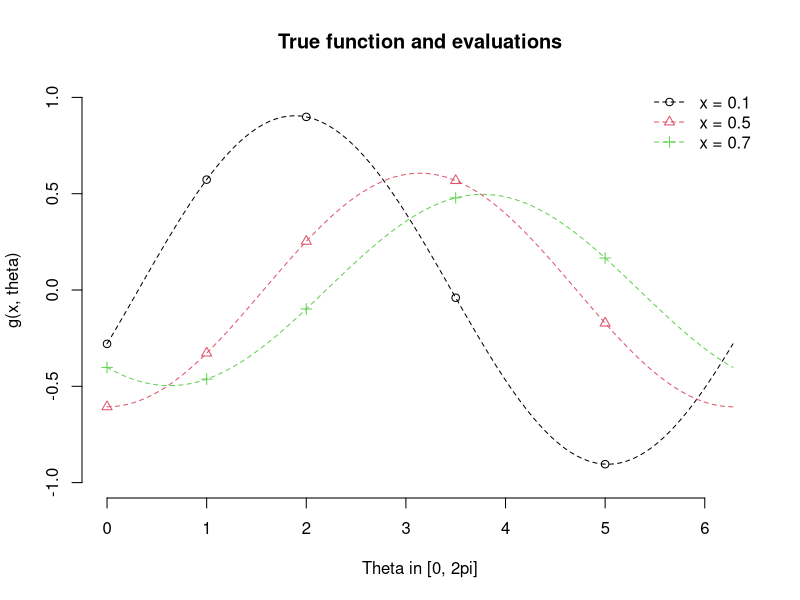

The R source for this figure: (Note: this script raises an error after producing the figure.)
#emulator example

g <- function(x, theta) {
  outer(x, theta, function(x, t) exp(-x) * sin(t - pi * x))
}
x <- c(0.1, 0.5, 0.7)
theta <- c(0, 1, 2, 3.5, 5) # uneven spacing more interesting
Y <- g(x, theta)

## little picture

matplot(theta, t(Y), xlim = c(0, 2 * pi), ylim = c(-1, 1),
        type = 'p', pch = 1:3, bty = 'n',
        xlab = "Theta in [0, 2pi]", ylab = "g(x, theta)",
        main = "True function and evaluations")
tfull <- seq(from = 0, to = 2*pi, len = 101)
matplot(tfull, t(g(x, tfull)), type = "l", lty = 2, add = TRUE)
legend('topright', legend = paste('x =', x),
       col = 1:3, lty = 2, pch = 1:3, bty = 'n')

## Set up the regressors and variance functions: polynomials for the
## runs regressors (should be Legendre polynomials really, shifted
## onto [0, 1]); Fourier terms for outputs regressors; power
## exponential for the runs variance function; circular correlation
## for the outputs variance matrix (note that pi cannot be too small
## or this variance is singular)

## put rownames in gr and on Gs, just for clarity

gr <- function(x) {
  robj <- cbind(1, 2*x - 1, x^2)
  rownames(robj) <- paste('x', seq(along = x), sep = '')
  robj
}

kappar <- function(x, xp = x, range = 0.5)
  exp(-abs(outer(x, xp, '-') / range)^(3/2))

Gs <- cbind(1, sin(theta), cos(theta), sin(2 * theta), cos(2 * theta))
rownames(Gs) <- paste('th', seq(along = theta), sep = '')

circular <- function(ang1, ang2 = ang1, range = pi / 1.1)
{
  smallestAngle <- function(a, b) {
    dd <- outer(a, b, '-')
    pmin(abs(dd), abs(2*pi + dd), abs(dd - 2*pi))
  }
  
  angles <- smallestAngle(ang1, ang2)
  ifelse(angles < range, 1 - angles / range, 0)
}

Ws <- circular(theta)

## Set up a minimal prior for the NIG (in general, thought is required
## here!)

local({
  vr <- length(gr(0))
  vs <- ncol(Gs)
  m <- rep(0, vr * vs)
  V <- diag(1^2, vr * vs)
  a <- 1
  d <- 1^2
  NIG <<- list(m = m, V = V, a = a, d = d)
})

## Now we're ready to initialise our OPE

myOPE <- initOPE(gr = gr, kappar = kappar, Gs = Gs, Ws = Ws, NIG = NIG)

xnew <- 0.4
pp0 <- predictOPE(myOPE, Rp = xnew) # prior prediction

## Adjust with the evaluations

myOPE <- adjustOPE(myOPE, R = x, Y = Y)

## Sanity check: predict the points we already have

pp1 <- predictOPE(myOPE, R = x)
stopifnot(
  all.equal.numeric(pp1$mu, Y, check.attributes = FALSE),
  all.equal.numeric(pp1$Sigma, array(0, dim(pp1$Sigma)))
) # phew!

## Make a prediction at some new x values, and add to the plot as
## error bars

pp2 <- predictOPE(myOPE, Rp = xnew)
pp2$mu <- c(pp2$mu) # reshape for convenience
dim(pp2$Sigma) <- rep(length(pp2$mu), 2) # 

mu <- pp2$mu
sig <- sqrt(diag(pp2$Sigma))
arrows(theta, mu + sig * qt(0.025, df = pp2$df),
       theta, mu + sig * qt(0.975, df = pp2$df),
       code = 3, angle = 90, length = 0.1, col = 'blue')
lines(tfull, g(xnew, tfull), col = 'blue')

## Add on some sampled values, interpolated using splines

rsam <- sampleOPE(myOPE, Rp = xnew, N = 10)
if (require(splines)) {
  for (i in 1:nrow(rsam)) {
    pispl <- periodicSpline(theta, rsam[i, ], period = 2*pi)
    lines(predict(pispl, tfull), col = 'darkgrey')
  }
  legend('topleft', legend = c(paste('x =', xnew, '(predicted)'), 'sampled'),
         col = c('blue', 'darkgrey'), lty = 1, pch = NA, bty = 'n')
}

## A more complicated prediction

xnew <- c(xnew, 0.8)
pp3 <- predictOPE(myOPE, Rp = xnew, type = 'EV')

#my code:
mu <- pp3$mu
dim(pp3$Sigma) <- rep(length(pp3$mu), 2)
sig <- sqrt(diag(pp3$Sigma))
arrows(theta, mu + sig * qt(0.025, df = pp3$df),
       theta, mu + sig * qt(0.975, df = pp3$df),
       code = 3, angle = 90, length = 0.1, col = 'green')
lines(tfull, g(xnew, tfull), col = 'green')